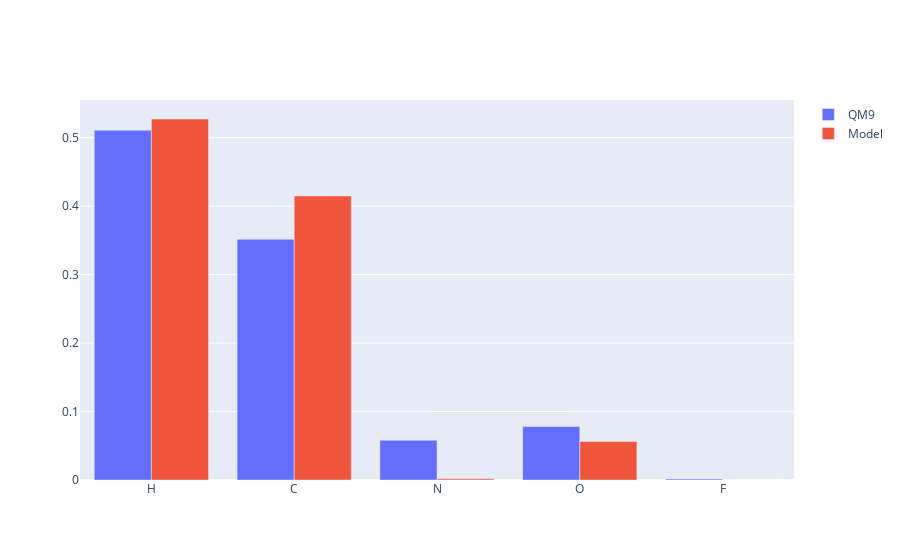

Write notebook code for a chart like this one.
### Code cell
fig = go.Figure(data=[
    go.Bar(
        x=atom_labels,
        y=normalize_histogram(list(elements_qm9.values())), 
        name='QM9'
    ),
    go.Bar(
        x=atom_labels,
        y=normalize_histogram(list(model_stats.loc[selected_model, atom_labels])),
        name='Model'
    )
])
# Change the bar mode
fig.update_layout(barmode='group')
fig.show()

### Figure 1 — Plotly figure (JSON) as saved in the notebook; plotly's stock layout.template omitted (floating-point values rounded to 4 significant figures)
{"data": [{"name": "QM9", "type": "bar", "x": ["H", "C", "N", "O", "F"], "y": [0.5109, 0.3516, 0.05805, 0.07808, 0.001376]}, {"name": "Model", "type": "bar", "x": ["H", "C", "N", "O", "F"], "y": [0.5272, 0.4148, 0.001784, 0.0562, 0]}], "layout": {"barmode": "group"}}
